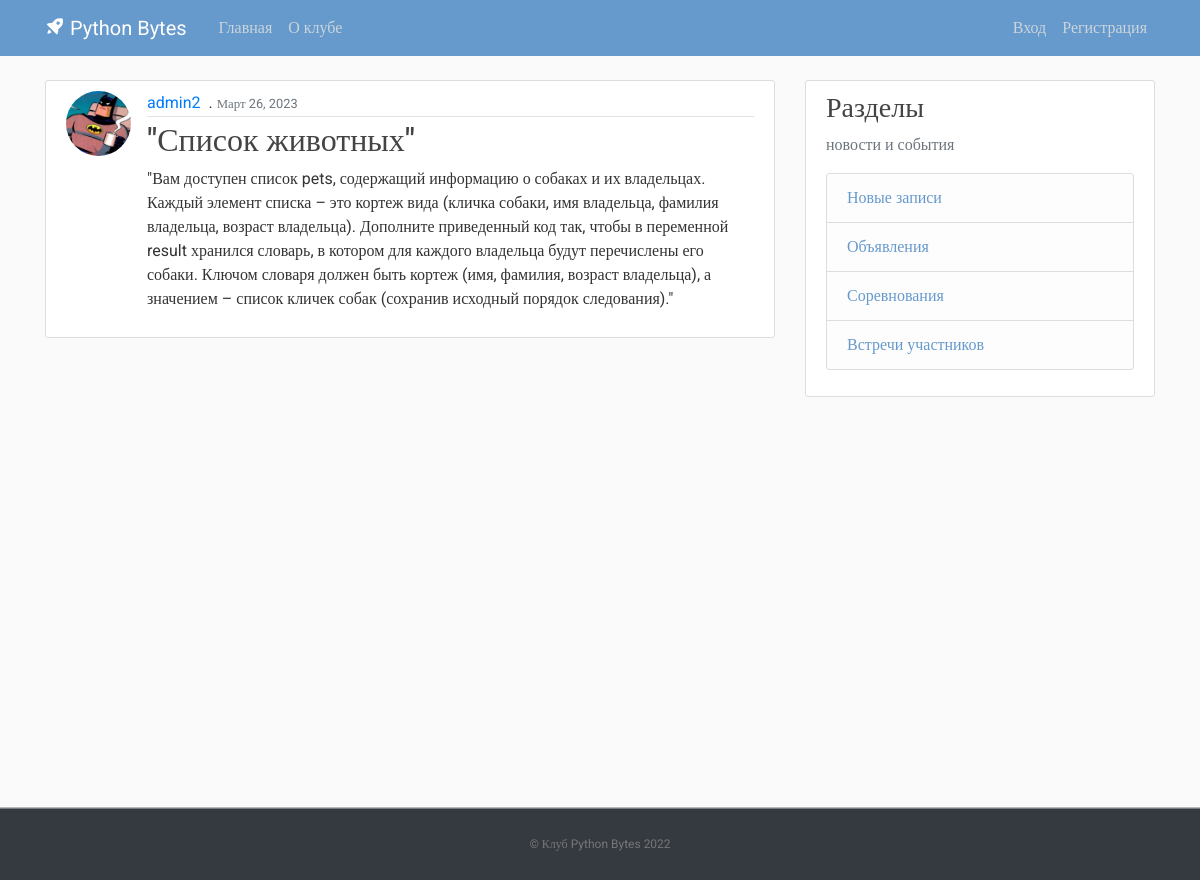
Screenshot of /post/15/ with the database file from the repository.
### blog/models.py (models this page shows, shortened)
class Post(models.Model):
    title = models.CharField(max_length=100)
    content = models.TextField()
    date_posted = models.DateTimeField(default=timezone.now)
    author = models.ForeignKey(User, on_delete=models.CASCADE)

### users/models.py (models this page shows, shortened)
class Profile(models.Model):
    user = models.OneToOneField(User, on_delete=models.CASCADE)
    image = models.ImageField(default='default.jpg', upload_to='profile_pics')

### blog/views.py (the view)
# urls.py: path('post/<int:pk>/', PostDetailView.as_view(), name='post-detail'),
class PostDetailView(DetailView):
    model = Post

### blog/templates/blog/post_detail.html (shortened to what this page needs)
{% extends "blog/base.html" %}
{% block content %}
  <article class="media content-section">
    <img class="rounded-circle article-img" src="{{ object.author.profile.image.url }}">
    <div class="media-body">
      <div class="article-metadata">
        <a class="mr-2" href="{% url 'user-posts' object.author.username %}">{{ object.author }}</a>.
        <small class="text-muted">{{ object.date_posted|date:"F d, Y" }}</small>
      </div>
      <h2 class="article-title">{{ object.title }}</h2>
      <p class="article-content">{{ object.content }}</p>
    </div>
  </article>
{% endblock content %}

### blog/static/blog/main.css (style rules this page uses)
body, html { width:100%; height:100% }
body { margin:0; padding:0; background: #fafafa; color: #333333; margin-top: 5rem; font-family:Roboto; }
h1, h2, h3, h4, h5, h6 { color: #444444; }
.content-section { background: #ffffff; padding: 10px 20px; border: 1px solid #dddddd; border-radius: 3px; margin-bottom: 20px; }
.article-title { color: #444444; }
.article-content { white-space: pre-line; }
.article-img { height: 65px; width: 65px; margin-right: 16px; }
.article-metadata { padding-bottom: 1px; margin-bottom: 4px; border-bottom: 1px solid #e3e3e3 }

### rows the page displays
Post: author.profile.image (placeholder picture), author "admin2", date_posted "Март 26, 2023", title "\"Список животных\"", content "\"Вам доступен список pets, содержащий информацию о собаках и их владельцах. Каждый элемент списка – это кортеж вида (кличка собаки, имя владельца, фамилия владельца, возраст владельца). Дополните приведенный код так, чтобы в переменной result хранился словарь, в котором для каждого владельца будут перечислены его собаки. Ключом словаря должен быть кортеж (имя, фамилия, возраст владельца), а значением – список кличек собак (сохранив исходный порядок следования).\""
